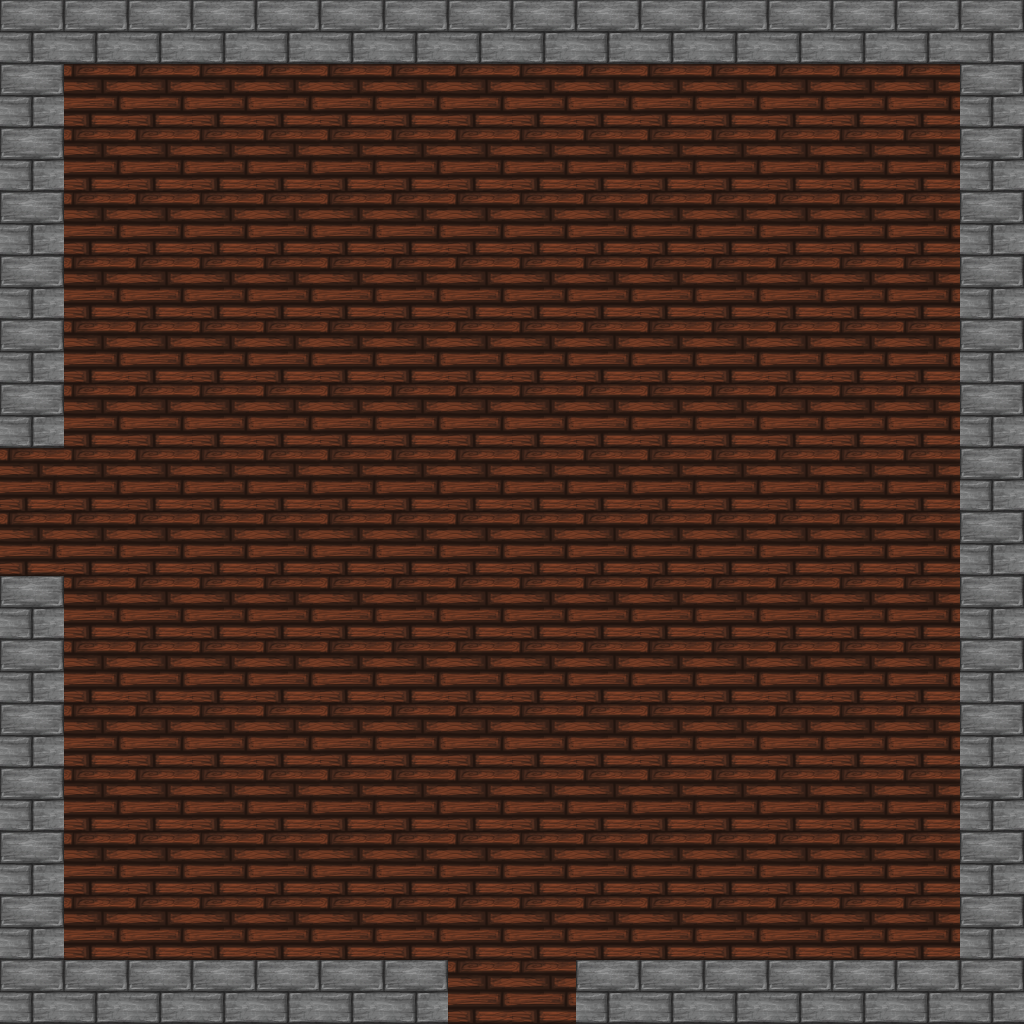

This game map was drawn from its Tiled (.tmx) file and the tilesets committed beside it. A one-line description and the trimmed map source follow:
An orthogonal 16x16 tile map with 64x64 px tiles, 2 tile layers (Ground, Walls), 4 tilesets and 23 objects (2x NORTH, 2x WEST, 2x SOUTH, 2x EAST, CENTER).

<map version="1.0" orientation="orthogonal" renderorder="right-down" width="16" height="16" tilewidth="64" tileheight="64">
 <properties>
  <property name="ExitPoints" value="SW" />
 </properties>
 <tileset firstgid="1" name="simpletiles" tilewidth="64" tileheight="64" spacing="1">
  <image source="tilesets/simpletiles.png" width="130" height="130" />
 </tileset>
 <tileset firstgid="5" name="cavefloor" tilewidth="64" tileheight="64">
  <image source="tilesets/cavefloor.png" width="196" height="196" />
 </tileset>
 <tileset firstgid="14" name="tiles64" tilewidth="64" tileheight="64">
  <image source="tilesets/tiles64.png" width="768" height="320" />
 </tileset>
 <tileset firstgid="74" name="tilesadds" tilewidth="64" tileheight="64">
  <image source="tilesets/tilesadds.png" width="128" height="64" />
 </tileset>
 <layer name="Ground" width="16" height="16">
  <data>[256 cells, 204 non-empty, 2 distinct tile ids]</data>
 </layer>
 <layer name="Walls" width="16" height="16">
  <data>[256 cells, 60 non-empty, 2 distinct tile ids]</data>
 </layer>
 <objectgroup name="collisionObjects">
  <object x="0" y="0" width="448" height="64" />
  <object x="995" y="345" height="1" />
  <object x="960" y="64" width="64" height="384" />
  <object x="0" y="64" width="64" height="384" />
  <object x="0" y="576" width="64" height="384" />
  <object x="960" y="576" width="64" height="384" />
  <object x="576" y="0" width="448" height="64" />
  <object x="0" y="960" width="448" height="64" />
  <object x="576" y="960" width="448" height="64" />
 </objectgroup>
 <objectgroup name="portalObjects">
  <object type="NORTH" x="448" y="0" width="128" height="64" />
  <object type="WEST" x="0" y="448" width="64" height="128" />
  <object type="SOUTH" x="448" y="960" width="128" height="64" />
  <object type="EAST" x="960" y="448" width="64" height="128" />
 </objectgroup>
 <objectgroup name="spawnPoints">
  <object type="WEST" x="130" y="514" />
  <object type="EAST" x="880" y="502" width="12" height="17" />
  <object type="SOUTH" x="514" y="935" />
  <object type="NORTH" x="509" y="131" />
  <object x="227" y="293" />
  <object x="762" y="764" />
  <object x="314" y="820" />
  <object x="496" y="689" />
  <object type="CENTER" x="527" y="486" width="38" height="32" />
  <object x="828" y="190" />
 </objectgroup>
</map>
